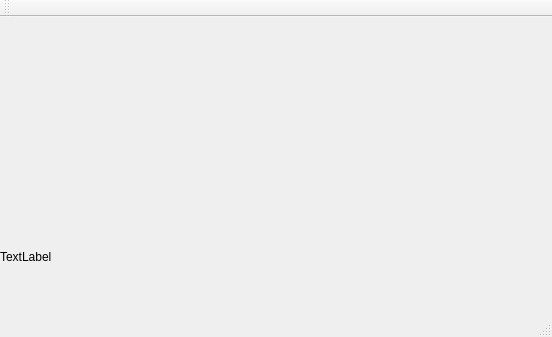
<?xml version="1.0" encoding="UTF-8"?>
<ui version="4.0">
 <class>MainWindow</class>
 <widget class="QMainWindow" name="MainWindow">
  <property name="geometry">
   <rect>
    <x>0</x>
    <y>0</y>
    <width>552</width>
    <height>337</height>
   </rect>
  </property>
  <property name="windowTitle">
   <string>MainWindow</string>
  </property>
  <widget class="QWidget" name="centralWidget">
   <widget class="QLabel" name="label">
    <property name="geometry">
     <rect>
      <x>0</x>
      <y>0</y>
      <width>640</width>
      <height>480</height>
     </rect>
    </property>
    <property name="text">
     <string>TextLabel</string>
    </property>
   </widget>
  </widget>
  <widget class="QMenuBar" name="menuBar">
   <property name="geometry">
    <rect>
     <x>0</x>
     <y>0</y>
     <width>552</width>
     <height>23</height>
    </rect>
   </property>
  </widget>
  <widget class="QToolBar" name="mainToolBar">
   <attribute name="toolBarArea">
    <enum>TopToolBarArea</enum>
   </attribute>
   <attribute name="toolBarBreak">
    <bool>false</bool>
   </attribute>
  </widget>
  <widget class="QStatusBar" name="statusBar"/>
 </widget>
 <layoutdefault spacing="6" margin="11"/>
 <resources/>
 <connections/>
</ui>
